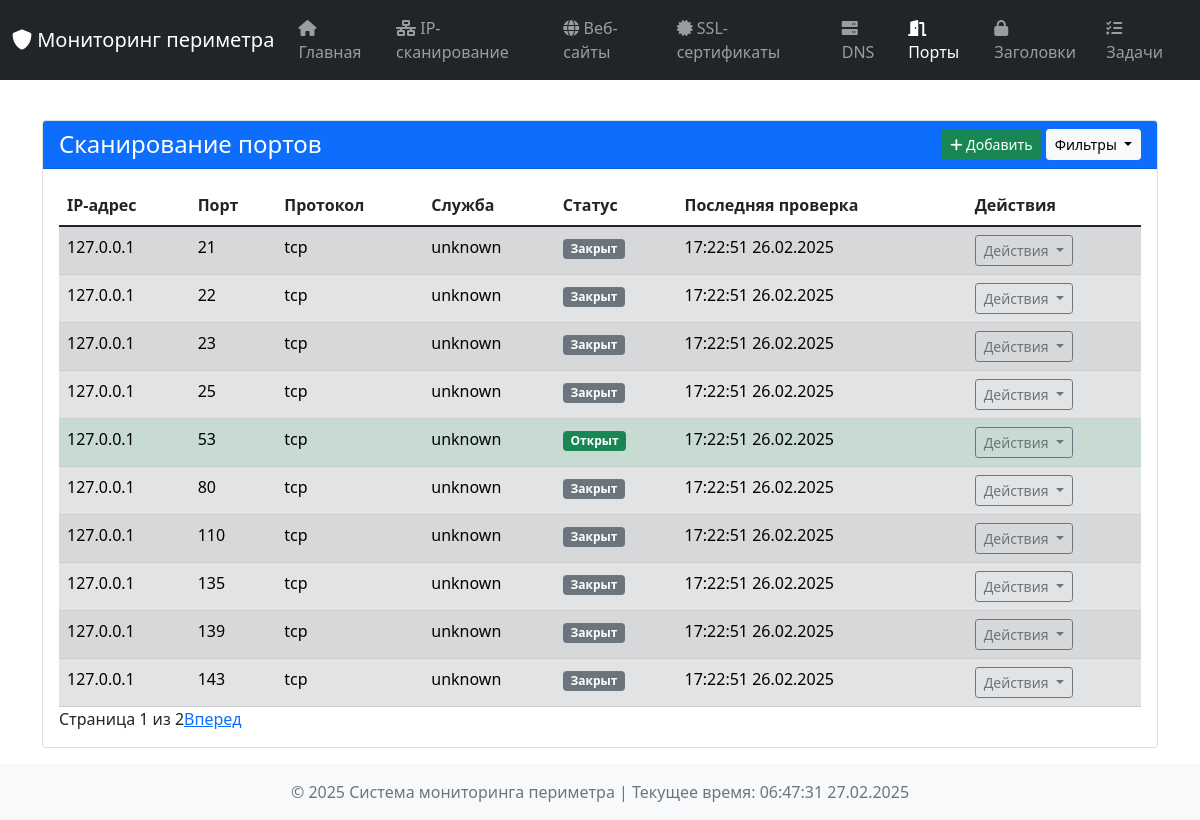
Page /ports on the earlier database version.
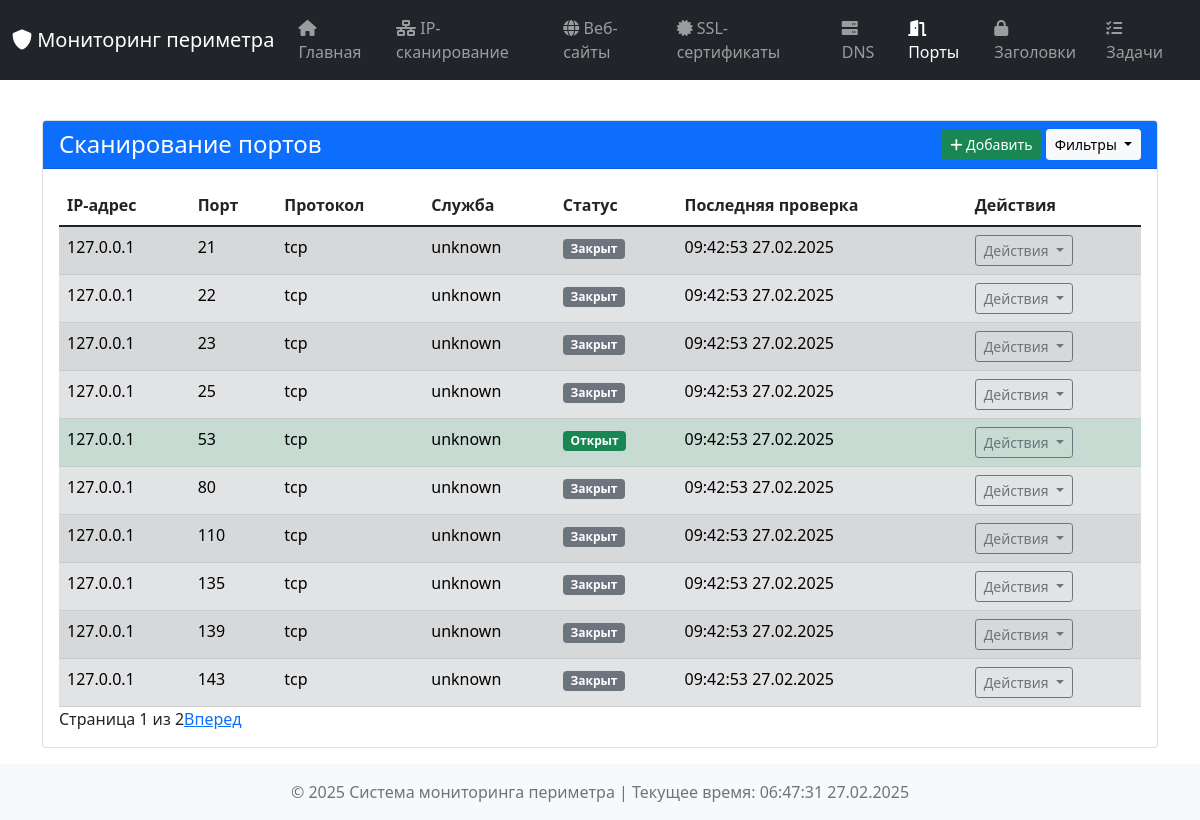
Same page on the later database version.
### tables this page shows
CREATE TABLE port_states (
                id INTEGER PRIMARY KEY AUTOINCREMENT,
                ip_address TEXT,
                port INTEGER,
                protocol TEXT,
                service TEXT,
                is_open INTEGER,
                scan_time TEXT,
                UNIQUE(ip_address, port, protocol)
            );

### dashboard/app.py (the view, shortened to what this page needs)
@app.route('/ports', methods=['GET', 'POST'])
def port_scanning():
    form = PortScanForm()
    page = request.args.get('page', 1, type=int)
    per_page = 10
    status_filter = request.args.get('status')
    all_results = db_manager.get_all_records('port_scanning')
    if status_filter == 'open':
        filtered_results = [r for r in all_results if r['is_open']]
    elif status_filter == 'closed':
        filtered_results = [r for r in all_results if not r['is_open']]
    else:
        filtered_results = all_results
    total_results = len(filtered_results)
    results = filtered_results[(page - 1) * per_page: page * per_page]
    return render_template('ports.html', results=results, current_time=datetime.now(), form=form, page=page,
                           total_results=total_results, per_page=per_page)

### dashboard/templates/ports.html (shortened to what this page needs)
{% extends "base.html" %}
{% block content %}
<div class="container mt-4">
    <div class="card">
        <div class="card-header bg-primary text-white d-flex justify-content-between align-items-center">
            <h4 class="mb-0">Сканирование портов</h4>
            <div>
                <button class="btn btn-success btn-sm" data-bs-toggle="modal" data-bs-target="#addPortScanModal">
                    <i class="fas fa-plus"></i> Добавить
                </button>
                <button class="btn btn-light btn-sm dropdown-toggle" type="button" id="filterDropdown" data-bs-toggle="dropdown" aria-expanded="false">
                    Фильтры
                </button>
            </div>
        </div>
        <div class="card-body">
            {% if results %}
                <div class="table-responsive">
                    <table class="table table-hover table-striped">
                        <thead class="thead-dark">
                            <tr>
                                <th>IP-адрес</th>
                                <th>Порт</th>
                                <th>Протокол</th>
                                <th>Служба</th>
                                <th>Статус</th>
                                <th>Последняя проверка</th>
                                <th>Действия</th>
                            </tr>
                        </thead>
                        <tbody>
                            {% for result in results %}
                            <tr class="{% if result.is_open %}table-success{% else %}table-secondary{% endif %}">
                                <td>{{ result.ip_address }}</td>
                                <td>{{ result.port }}</td>
                                <td>{{ result.protocol or 'N/A' }}</td>
                                <td>{{ result.service or 'N/A' }}</td>
                                <td>
                                    {% if result.is_open %}
                                        <span class="badge bg-success">Открыт</span>
                                    {% else %}
                                        <span class="badge bg-secondary">Закрыт</span>
                                    {% endif %}
                                </td>
                                <td>{{ result.scan_time.strftime('%H:%M:%S %d.%m.%Y') if result.scan_time else 'N/A' }}</td>
                                <td style="position: relative;">
                                    <div class="dropdown">
                                        <button class="btn btn-outline-secondary btn-sm dropdown-toggle" type="button" data-bs-toggle="dropdown" aria-expanded="false">
                                            Действия
                                        </button>
                                    </div>
                                </td>
                            </tr>
                            {% endfor %}
                        </tbody>
                    </table>
                </div>
                <div class="pagination">
                    <span>Страница {{ page }} из {{ (total_results + per_page - 1) // per_page }}</span>
                    {% if page * per_page < total_results %}
                        <a href="{{ url_for('port_scanning', page=page+1, status=status_filter) }}">Вперед</a>
                    {% endif %}
                </div>
            {% else %}
                <div class="alert alert-info text-center">
                    Портов не найдено
                </div>
            {% endif %}
        </div>
    </div>
</div>
{% endblock %}

Differences in the rows shown:
removed port_states: ip_address "127.0.0.1", port "21", protocol "tcp", service "unknown", is_open "Закрыт", scan_time "17:22:51 26.02.2025"
removed port_states: ip_address "127.0.0.1", port "22", protocol "tcp", service "unknown", is_open "Закрыт", scan_time "17:22:51 26.02.2025"
removed port_states: ip_address "127.0.0.1", port "23", protocol "tcp", service "unknown", is_open "Закрыт", scan_time "17:22:51 26.02.2025"
removed port_states: ip_address "127.0.0.1", port "25", protocol "tcp", service "unknown", is_open "Закрыт", scan_time "17:22:51 26.02.2025"
removed port_states: ip_address "127.0.0.1", port "53", protocol "tcp", service "unknown", is_open "Открыт", scan_time "17:22:51 26.02.2025"
removed port_states: ip_address "127.0.0.1", port "80", protocol "tcp", service "unknown", is_open "Закрыт", scan_time "17:22:51 26.02.2025"
removed port_states: ip_address "127.0.0.1", port "110", protocol "tcp", service "unknown", is_open "Закрыт", scan_time "17:22:51 26.02.2025"
removed port_states: ip_address "127.0.0.1", port "135", protocol "tcp", service "unknown", is_open "Закрыт", scan_time "17:22:51 26.02.2025"
removed port_states: ip_address "127.0.0.1", port "139", protocol "tcp", service "unknown", is_open "Закрыт", scan_time "17:22:51 26.02.2025"
removed port_states: ip_address "127.0.0.1", port "143", protocol "tcp", service "unknown", is_open "Закрыт", scan_time "17:22:51 26.02.2025"
added port_states: ip_address "127.0.0.1", port "21", protocol "tcp", service "unknown", is_open "Закрыт", scan_time "09:42:53 27.02.2025"
added port_states: ip_address "127.0.0.1", port "22", protocol "tcp", service "unknown", is_open "Закрыт", scan_time "09:42:53 27.02.2025"
added port_states: ip_address "127.0.0.1", port "23", protocol "tcp", service "unknown", is_open "Закрыт", scan_time "09:42:53 27.02.2025"
added port_states: ip_address "127.0.0.1", port "25", protocol "tcp", service "unknown", is_open "Закрыт", scan_time "09:42:53 27.02.2025"
added port_states: ip_address "127.0.0.1", port "53", protocol "tcp", service "unknown", is_open "Открыт", scan_time "09:42:53 27.02.2025"
added port_states: ip_address "127.0.0.1", port "80", protocol "tcp", service "unknown", is_open "Закрыт", scan_time "09:42:53 27.02.2025"
added port_states: ip_address "127.0.0.1", port "110", protocol "tcp", service "unknown", is_open "Закрыт", scan_time "09:42:53 27.02.2025"
added port_states: ip_address "127.0.0.1", port "135", protocol "tcp", service "unknown", is_open "Закрыт", scan_time "09:42:53 27.02.2025"
added port_states: ip_address "127.0.0.1", port "139", protocol "tcp", service "unknown", is_open "Закрыт", scan_time "09:42:53 27.02.2025"
added port_states: ip_address "127.0.0.1", port "143", protocol "tcp", service "unknown", is_open "Закрыт", scan_time "09:42:53 27.02.2025"
